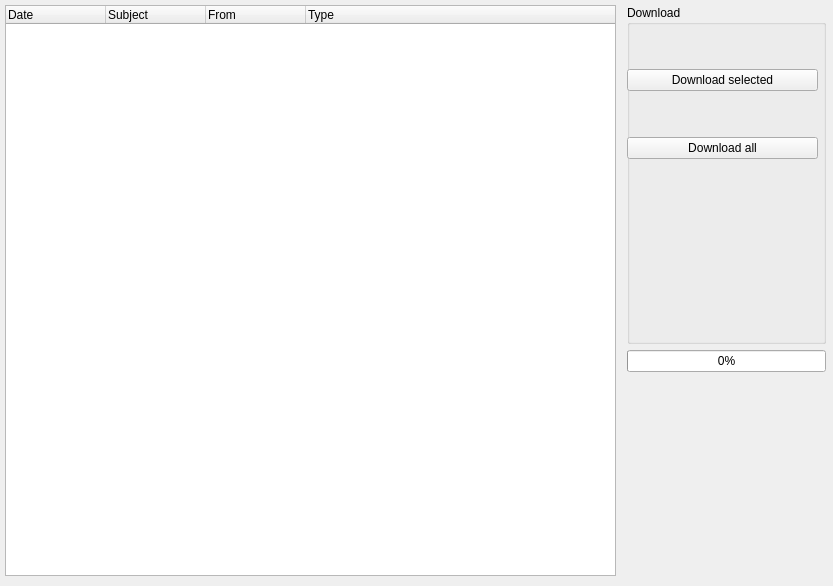
<?xml version="1.0" encoding="UTF-8"?>
<ui version="4.0">
 <class>MailsWindow</class>
 <widget class="QWidget" name="MailsWindow">
  <property name="geometry">
   <rect>
    <x>0</x>
    <y>0</y>
    <width>833</width>
    <height>586</height>
   </rect>
  </property>
  <property name="minimumSize">
   <size>
    <width>833</width>
    <height>586</height>
   </size>
  </property>
  <property name="maximumSize">
   <size>
    <width>833</width>
    <height>586</height>
   </size>
  </property>
  <property name="windowTitle">
   <string>Mails</string>
  </property>
  <widget class="QWidget" name="horizontalLayoutWidget">
   <property name="geometry">
    <rect>
     <x>0</x>
     <y>0</y>
     <width>831</width>
     <height>581</height>
    </rect>
   </property>
   <layout class="QHBoxLayout" name="horizontalLayout" stretch="6,2">
    <property name="leftMargin">
     <number>5</number>
    </property>
    <property name="topMargin">
     <number>5</number>
    </property>
    <property name="rightMargin">
     <number>5</number>
    </property>
    <property name="bottomMargin">
     <number>5</number>
    </property>
    <item>
     <widget class="QTreeWidget" name="treeWidget">
      <column>
       <property name="text">
        <string>Date</string>
       </property>
      </column>
      <column>
       <property name="text">
        <string>Subject</string>
       </property>
      </column>
      <column>
       <property name="text">
        <string>From</string>
       </property>
      </column>
      <column>
       <property name="text">
        <string>Type</string>
       </property>
      </column>
     </widget>
    </item>
    <item>
     <layout class="QVBoxLayout" name="verticalLayout_2" stretch="5,0,3">
      <property name="leftMargin">
       <number>5</number>
      </property>
      <item>
       <widget class="QGroupBox" name="groupBox_Download">
        <property name="title">
         <string>Download</string>
        </property>
        <widget class="QWidget" name="verticalLayoutWidget_2">
         <property name="geometry">
          <rect>
           <x>0</x>
           <y>20</y>
           <width>191</width>
           <height>311</height>
          </rect>
         </property>
         <layout class="QVBoxLayout" name="verticalLayout_3" stretch="1,3,0,3,4">
          <property name="leftMargin">
           <number>0</number>
          </property>
          <item>
           <spacer name="verticalSpacer_4">
            <property name="orientation">
             <enum>Qt::Vertical</enum>
            </property>
            <property name="sizeHint" stdset="0">
             <size>
              <width>20</width>
              <height>40</height>
             </size>
            </property>
           </spacer>
          </item>
          <item>
           <widget class="QPushButton" name="pushButton_Download_Selected">
            <property name="text">
             <string>Download selected</string>
            </property>
           </widget>
          </item>
          <item>
           <spacer name="verticalSpacer_3">
            <property name="orientation">
             <enum>Qt::Vertical</enum>
            </property>
            <property name="sizeHint" stdset="0">
             <size>
              <width>20</width>
              <height>40</height>
             </size>
            </property>
           </spacer>
          </item>
          <item>
           <widget class="QPushButton" name="pushButton_Download_All">
            <property name="text">
             <string>Download all</string>
            </property>
           </widget>
          </item>
          <item>
           <spacer name="verticalSpacer_2">
            <property name="orientation">
             <enum>Qt::Vertical</enum>
            </property>
            <property name="sizeHint" stdset="0">
             <size>
              <width>20</width>
              <height>40</height>
             </size>
            </property>
           </spacer>
          </item>
         </layout>
        </widget>
       </widget>
      </item>
      <item>
       <widget class="QProgressBar" name="progressBar">
        <property name="styleSheet">
         <string notr="true"/>
        </property>
        <property name="value">
         <number>0</number>
        </property>
       </widget>
      </item>
      <item>
       <spacer name="verticalSpacer">
        <property name="orientation">
         <enum>Qt::Vertical</enum>
        </property>
        <property name="sizeHint" stdset="0">
         <size>
          <width>20</width>
          <height>40</height>
         </size>
        </property>
       </spacer>
      </item>
     </layout>
    </item>
   </layout>
  </widget>
 </widget>
 <resources/>
 <connections/>
</ui>
